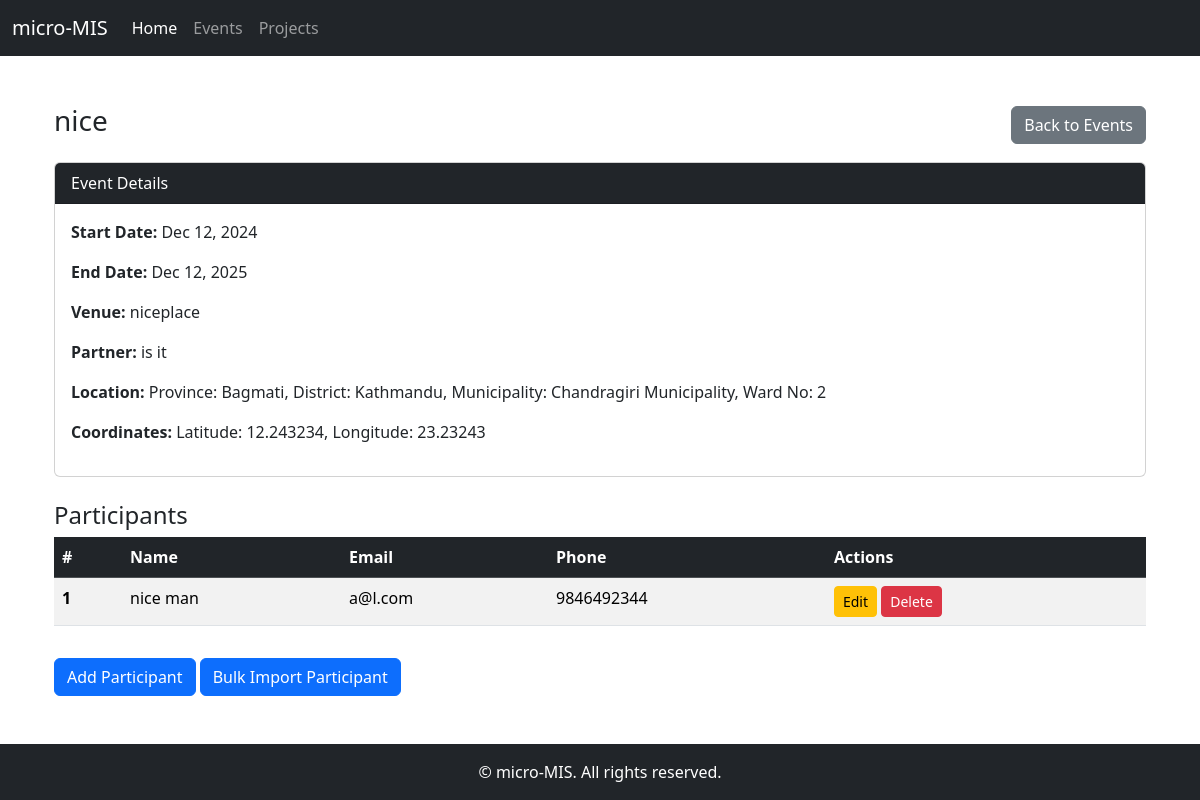
The page /event/1/ on the database its author committed.
### events/models.py (models this page shows, shortened)
class Event(models.Model):
    name = models.CharField(max_length=100)
    start_date = models.DateField()
    end_date = models.DateField()
    event_type = models.ForeignKey(EventType, on_delete=models.SET_NULL, null=True)
    province = models.ForeignKey(Province, on_delete=models.CASCADE)
    district = models.ForeignKey(District, on_delete=models.CASCADE)
    municipality = models.ForeignKey(Municipality, on_delete=models.CASCADE)
    ward_no = models.IntegerField()
    venue = models.CharField(max_length=255)
    latitude = models.FloatField()
    longitude = models.FloatField()
    partner_name = models.CharField(max_length=100)

class Province(models.Model):
    name = models.CharField(max_length=100)

class District(models.Model):
    name = models.CharField(max_length=100)
    province = models.ForeignKey(Province, on_delete=models.CASCADE)

class Municipality(models.Model):
    name = models.CharField(max_length=100)
    district = models.ForeignKey(District, on_delete=models.CASCADE)
    no_of_wards = models.IntegerField()

class Participant(models.Model):
    event = models.ForeignKey('Event', on_delete=models.CASCADE)
    first_name = models.CharField(max_length=100)
    last_name = models.CharField(max_length=100)
    ethnicity = models.ForeignKey('Ethnicity', on_delete=models.SET_NULL, null=True, blank=True)
    occupation = models.ForeignKey('Occupation', on_delete=models.SET_NULL, null=True, blank=True)
    email = models.EmailField(max_length=100)
    phone_number = models.CharField(max_length=15, blank=True, null=True)
    address = models.TextField(blank=True, null=True)

### events/views.py (the view)
# urls.py: path('event/<int:event_id>/', views.event_detail, name='event_detail'),
def event_detail(request, event_id):
    event = get_object_or_404(Event, id=event_id)
    participants = Participant.objects.filter(event=event)
    return render(request, 'events/event_detail.html', {
        'event': event,
        'participants': participants,
    })

### events/templates/events/event_detail.html (shortened to what this page needs)
{% extends 'base.html' %}
{% block content %}
<div class="container mt-4">
    <div class="d-flex justify-content-between align-items-center mb-3">
        <h1 class="h3">{{ event.name }}</h1>
        <a href="{% url 'event_list' %}" class="btn btn-secondary">
             Back to Events
        </a>
    </div>
    <div class="card mb-4">
        <div class="card-header bg-dark text-white">
            Event Details
        </div>
        <div class="card-body">
            <p><strong>Start Date:</strong> {{ event.start_date|date:"M d, Y" }}</p>
            <p><strong>End Date:</strong> {{ event.end_date|date:"M d, Y" }}</p>
            <p><strong>Venue:</strong> {{ event.venue }}</p>
            <p><strong>Partner:</strong> {{ event.partner_name }}</p>
            <p><strong>Location:</strong>
                Province: {{ event.province.name }},
                District: {{ event.district.name }},
                Municipality: {{ event.municipality.name }},
                Ward No: {{ event.ward_no }}
            </p>
            <p><strong>Coordinates:</strong>
                Latitude: {{ event.latitude }}, Longitude: {{ event.longitude }}
            </p>
        </div>
    </div>
    <h3 class="h4">Participants</h3>
    <table class="table table-striped table-hover">
        <thead class="table-dark">
            <tr>
                <th>#</th>
                <th>Name</th>
                <th>Email</th>
                <th>Phone</th>
                <th>Actions</th>
            </tr>
        </thead>
        <tbody>
            {% for participant in participants %}
            <tr>
                <th>{{ forloop.counter }}</th>
                <td>{{ participant.first_name }} {{ participant.last_name }}</td>
                <td>{{ participant.email }}</td>
                <td>{{ participant.phone_number }}</td>
                <td>
                    <a href="{% url 'participant_edit' participant.id %}" class="btn btn-warning btn-sm">
                         Edit
                    </a>
                    <a href="{% url 'participant_delete' participant.id %}" class="btn btn-danger btn-sm">
                         Delete
                    </a>
                </td>
            </tr>
            {% empty %}
            <tr>
                <td colspan="5" class="text-center">No participants yet. Add some below.</td>
            </tr>
            {% endfor %}
        </tbody>
    </table>
    <a href="{% url 'participant_create' event.id %}" class="btn btn-primary mt-3">
         Add Participant
    </a>
    <a href="{% url 'import_participants' event.id %}" class="btn btn-primary mt-3">
         Bulk Import Participant
    </a>
</div>
{% endblock %}

### events/templates/base.html (shortened to what this page needs)
<!DOCTYPE html>
<html lang="en">
<head>
    <link href="https://cdn.jsdelivr.net/npm/bootstrap@5.3.3/dist/css/bootstrap.min.css" rel="stylesheet"
>
</head>
<body>
    <nav class="navbar navbar-expand-lg navbar-dark bg-dark">
        <div class="container-fluid">
            <a class="navbar-brand" href="/">micro-MIS</a>
            <div class="collapse navbar-collapse" id="navbarNav">
                <ul class="navbar-nav">
                    <li class="nav-item">
                        <a class="nav-link active" href="/">Home</a>
                    </li>
                    <li class="nav-item">
                        <a class="nav-link" href="{% url 'event_list' %}">Events</a>
                    </li>
                    <li class="nav-item">
                        <a class="nav-link" href="#">Projects</a>
                    </li>
                </ul>
            </div>
        </div>
    </nav>
    <div class="container mt-4">
        {% block content %}{% endblock %}
    </div>
    <footer class="bg-dark text-white py-3 mt-auto">
        <div class="container text-center">
            &copy; {{ now.year }} micro-MIS. All rights reserved.
        </div>
    </footer>
</body>
</html>

### events/templates/base.html (style rules this page uses)
body { display: flex; flex-direction: column; min-height: 100vh; }

### rows shown on the page
Event: name "nice", start_date "Dec 12, 2024", end_date "Dec 12, 2025", venue "niceplace", partner_name "is it", province.name "Bagmati", district.name "Kathmandu", municipality.name "Chandragiri Municipality", ward_no "2", latitude "12.243234", longitude "23.23243"
Participant: first_name "nice", last_name "man", email "a@l.com", phone_number "9846492344"
